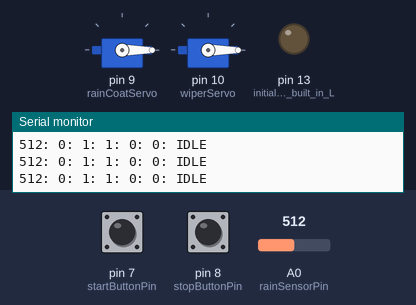
The sketch below on a simulated Arduino Uno, built with avr-gcc and run on an emulated ATmega328P. On the bench: 2 × servo, output pins drawn as LEDs (lit = HIGH), the last lines printed to the serial monitor. The inputs (shaded band) are chosen by the test bench; at power-on: A0 (rainSensorPin) = 512, pin 7 (startButtonPin) HIGH, pin 8 (stopButtonPin) HIGH.

Above: at 1.7 s.
1.8 s: A0 (rainSensorPin) set to 490
4.8 s: A0 (rainSensorPin) set to 511
6.3 s: pin 7 (startButtonPin) pulled LOW for 0.15 s
At 6.8 s:
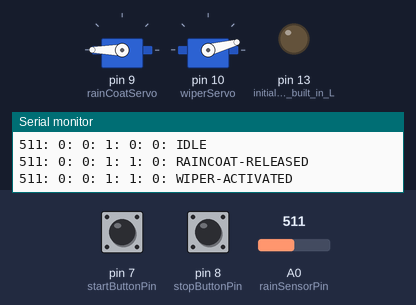
9.3 s: pin 8 (stopButtonPin) pulled LOW for 1 s
12.8 s: pin 7 (startButtonPin) driven LOW and pin 8 (stopButtonPin) driven LOW
At 14.9 s:
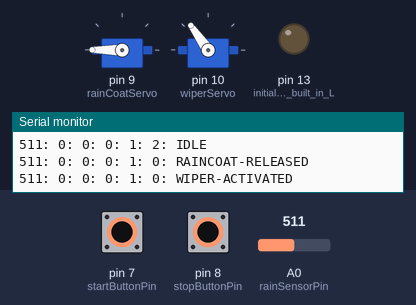
15.8 s: pin 7 (startButtonPin) driven HIGH
At 16.7 s:
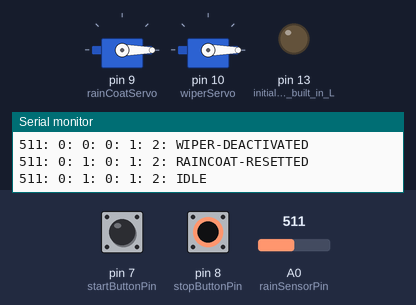
Timing chart, 0 to 18.3 s (numbered marks = the images above; inputs shaded):
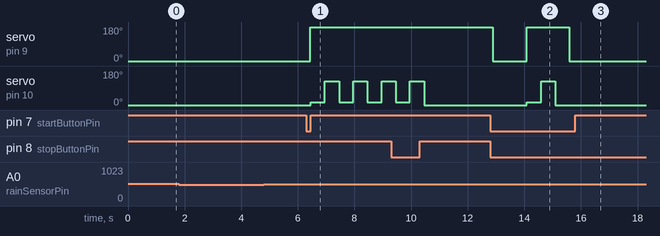

The sketch:

Full_System_Code_V3.1.ino
```cpp
#include <Servo.h>

// State Machine
// enum machineStates {IDLE, SENSOR_ACTIVE, SENSOR_INACTIVE, BUTTON_ACTIVE, BUTTON_INACTIVE};
enum machineStates {IDLE, RAINCOAT_RELEASE, WIPER_ACTIVE, WIPER_INACTIVE, RAINCOAT_RESET};
machineStates state;
// String machineStatesArray[5] = {"IDLE", "SENSOR-ACTIVE", "SENSOR-INACTIVE", "BUTTON-ACTIVE", "BUTTON-INACTIVE"};

// Rain Sensor configurations
const int rainSensorPin = A0; // the number of analog pin for Rain Sensor
const int rainThresholdValue = 500; // the threshold value to detect rain
int rainSensorValue = 0; // the variable to store rain sensor readings
int rainSensorValueDurationCounter = 0; // count the duration of rainSensorValue is below rainThresholdValue

// Push buttons configurations
const int startButtonPin = 7;  // the number of the start button pin
const int stopButtonPin = 8;  // the number of the stop button pin
int startButtonState = 0;  // variable for reading the start hbutton status
int stopButtonState = 0;  // variable for reading the stop button status
int stopButtonCounter = 0;
bool isButtonActivated = false;

// Servo motor object
Servo rainCoatServo, wiperServo; // servo motors for raincoat and wiper

void setup() {
  rainCoatServo.attach(9); // attach raincoat servo to PWM pin 9
  wiperServo.attach(10); // attach wiper servo to PWM pin 10
  pinMode(LED_BUILTIN, OUTPUT); // initialize the built in LED as an output:

  // initialize the button pins as an pull up input:
  pinMode(startButtonPin, INPUT_PULLUP);
  pinMode(stopButtonPin, INPUT_PULLUP);

  Serial.begin(9600);
  reset_motors();
}

void loop() {
  // read the state of the buttons value:
  startButtonState = digitalRead(startButtonPin);
  stopButtonState = digitalRead(stopButtonPin);
  rainSensorValue = analogRead(rainSensorPin);

  Serial.print(rainSensorValue);
  Serial.print(": ");
  Serial.print(rainSensorValueDurationCounter);
  Serial.print(": ");
  Serial.print(startButtonState);
  Serial.print(": ");
  Serial.print(stopButtonState);
  Serial.print(": ");
  Serial.print(isButtonActivated);
  Serial.print(": ");
  Serial.print(stopButtonCounter);
  Serial.print(": ");

  switch (state) {
    case IDLE: {
      Serial.println("IDLE");
      // reset_motors();
      stopButtonCounter = 0;
      isButtonActivated = false;

      if (startButtonState == LOW) {
        isButtonActivated = true;
        state = RAINCOAT_RELEASE;
      }

      if (rainSensorValue < rainThresholdValue) {
        rainSensorValueDurationCounter = rainSensorValueDurationCounter + 1;
      } else {
        rainSensorValueDurationCounter = 0;
      }

      if ((rainSensorValue < rainThresholdValue) && (rainSensorValueDurationCounter == 50)) { // 50 == 5 sec
        isButtonActivated = false;
        rainSensorValueDurationCounter = 0;
        state = RAINCOAT_RELEASE;
      }

      delay(100);
    }
    break;

    case RAINCOAT_RELEASE: {
      Serial.println("RAINCOAT-RELEASED");
      release_raincoat();
      state = WIPER_ACTIVE;
    }
    break;

    case WIPER_ACTIVE: {
      Serial.println("WIPER-ACTIVATED");
      activate_wiper();
      if (stopButtonState == LOW) {
        stopButtonCounter = stopButtonCounter + 1;
      }

      if (((stopButtonState == LOW) && (stopButtonCounter = 2)) || ((rainSensorValue >= rainThresholdValue) && (isButtonActivated == false))) {
        // stopButtonCounter = 0;
        deactivate_wiper();
        state = WIPER_INACTIVE;
      }
    }
    break;

    case WIPER_INACTIVE: {
      Serial.println("WIPER-DEACTIVATED");
      // deactivate_wiper();
      if ((startButtonState == LOW) && (stopButtonState == LOW)) {
        reset_raincoat();
        state = RAINCOAT_RESET;
      } else if ((rainSensorValue < rainThresholdValue) && (stopButtonCounter == 0)) {
        state = WIPER_ACTIVE;
      }
      delay(100);
    }
    break;

    case RAINCOAT_RESET: {
      Serial.println("RAINCOAT-RESETTED");
      // reset_raincoat();
      delay(500);
      state = IDLE;
    }
    break;
  }
}

// initialize the motor angle position
void reset_motors() {
  wiperServo.write(0);
  rainCoatServo.write(0);
  delay(500);
}

void release_raincoat() {
  rainCoatServo.write(180);
  // delay(500);
}

void activate_wiper() {
  wiperServo.write(15);
  delay(500);

  wiperServo.write(125);
  delay(500);
}

void deactivate_wiper() {
  wiperServo.write(0);
  delay(500);
}

void reset_raincoat() {
  rainCoatServo.write(0);
  delay(500);
}


void stop_button_interrupt() {
  Serial.println("Stop button interrupt activated");
  reset_motors();
}
```

Measured:
- after the input at 6.3 s, servo on pin 9 (rainCoatServo): 0° → 180° after 0.15 s; servo on pin 10 (wiperServo): alternates 125° for 0.50 s and 15° for 0.50 s, starting after 0.16 s
- after the input at 12.8 s, servo on pin 9 (rainCoatServo): 180° → 0° after 0.08 s, → 180° 1.2 s later, → 0° 1.5 s later; servo on pin 10 (wiperServo): 0° → 15° after 1.3 s, → 125° 0.50 s later, → 0° 0.50 s later
- after the input at 15.8 s, servo on pin 9 (rainCoatServo): stays 0° (without the input it goes to 180° after 0.99 s); servo on pin 10 (wiperServo): stays 0° (without the input it goes to 15° after 1.0 s)
